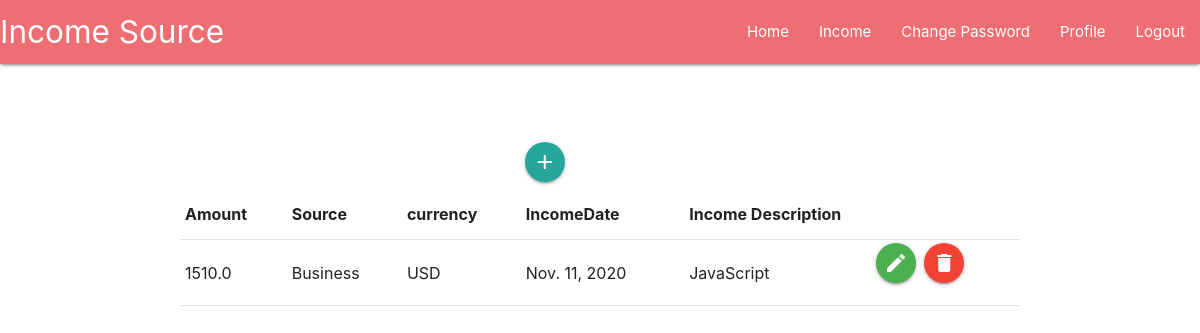
Screenshot of /Income/ (signed in) with the database file from the repository.
### Income/models.py (models this page shows, shortened)
class Income(models.Model):
    Currency_CHOICES = (
        ('BDT', 'BDT'),
        ('INR', 'INR'),
        ('USD', 'USD'),
    )
    Source_CHOICES = (
        ('Salary', 'Salary'),
        ('Business', 'Business'),
        ('Others', 'Others'),
    )
    username = models.ForeignKey(User,on_delete=models.CASCADE)
    amount = models.FloatField()
    description = models.TextField(blank=True,null=True)
    Source = models.CharField(max_length=30,choices=Source_CHOICES)
    currency = models.CharField(max_length=30, choices=Currency_CHOICES)
    IncomeDate = models.DateField(auto_now_add=True)

### Income/views.py (the view)
# urls.py: path('Income/',views.IncomeView.as_view(),name='Income'),
class IncomeView(ListView):
    model = Income
    template_name = 'Income/IncomeList.html'
    context_object_name = 'Incomes'

### Income/templates/Income/IncomeList.html
{% extends 'SuperAdminNavbar.html' %}
{% load crispy_forms_tags %}
{% load materializecss %}
{% load static %}
{% block content %}
<br>
<br>
<br>
<br>
  <div class="row">
    <div class="col s12 m6">
      <div class="card">
        <div class="card-image">
          <a href="{% url 'IncomeCreate' %}" class="btn-floating halfway-fab waves-effect waves-light success"><i class="material-icons">add</i></a>
        </div>
      </div>
    </div>
  </div>
<table>
        <thead>
          <tr>
              <th>Amount</th>
              <th>Source</th>
              <th>currency</th>
              <th>IncomeDate</th>
              <th>Income Description</th>
              <th></th>
              <th></th>
          </tr>
        </thead>
        <tbody>
        {% for income in Incomes %}
            {% if income.username == user %}
              <tr>
                <td>{{ income.amount}}</td>
                <td>{{ income.Source}}</td>
                <td>{{ income.currency}}</td>
                <td>{{ income.IncomeDate}}</td>
                <td>{{ income.description}}</td>
                <td>
                  <div class="row">
                    <div class="col s12 m6">
                      <div class="card">
                        <div class="card-image">
                          <a href="{% url 'IncomeUpdate' income.id %}" class="btn-floating halfway-fab waves-effect waves-light green"><i class="material-icons">edit</i></a>
                        </div>
                      </div>
                    </div>
                  </div>
                </td><td>
                  <div class="row">
                    <div class="col s12 m6">
                      <div class="card">
                        <div class="card-image">
                          <a href="{% url 'IncomeDelete' income.id %}" class="btn-floating halfway-fab waves-effect waves-light red"><i class="material-icons">delete</i></a>
                        </div>
                      </div>
                    </div>
                  </div>
                </td>
              </tr>
            {% endif %}
        {% endfor %}
        </tbody>
      </table>
{% endblock %}

### rows the page displays
Income: amount "1510.0", Source "Business", currency "USD", IncomeDate "Nov. 11, 2020", description "JavaScript"
